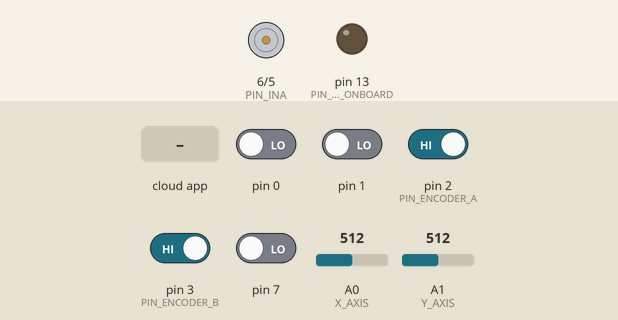
The sketch below on a simulated Arduino Uno, built with avr-gcc and run on an emulated ATmega328P. Parts: motor-driver pin pairs drawn as motors (green arrow = first pin HIGH = forward, orange = second pin HIGH = backward, longer = more drive, scaled by the enable pin), output pins drawn as LEDs (lit = HIGH). The test bench sets the inputs (shaded band); at power-on: pin 2 (PIN_ENCODER_A), pin 3 (PIN_ENCODER_B) HIGH, pin 0, pin 1, pin 7 LOW, A1 (Y_AXIS) = 512, A0 (X_AXIS) = 512. The ROS host is connected and sends only what is stated.

Above: at 1.2 s.
1.3 s: the phone or cloud app sets gripper_cmd to 1
At 2.4 s:
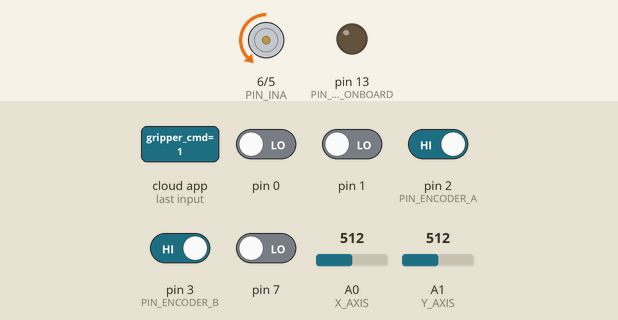
2.8 s: A1 (Y_AXIS) set to 716
At 3.3 s:
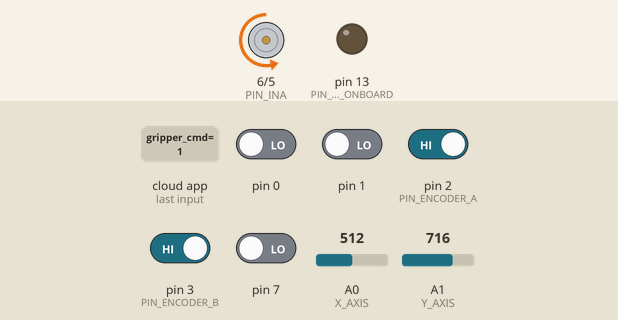
4.4 s: A0 (X_AXIS) set to 138
5.9 s: A0 (X_AXIS) set to 120
At 6.2 s:
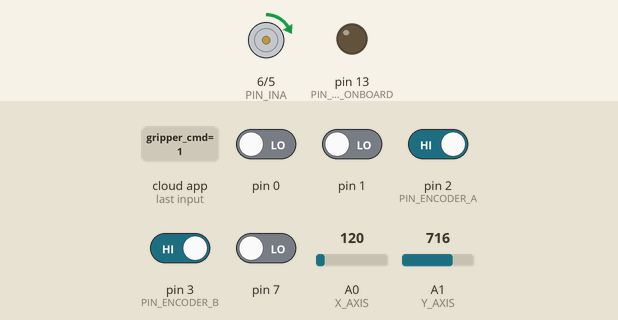
7.4 s: the phone or cloud app sets gripper_cmd to 0
At 7.9 s:
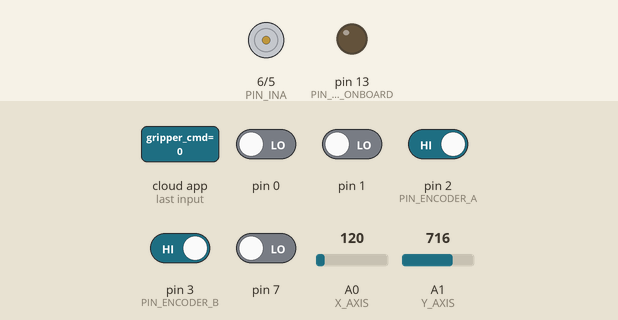
Timing chart, 0 to 9.9 s (numbered marks = the images above; inputs shaded):
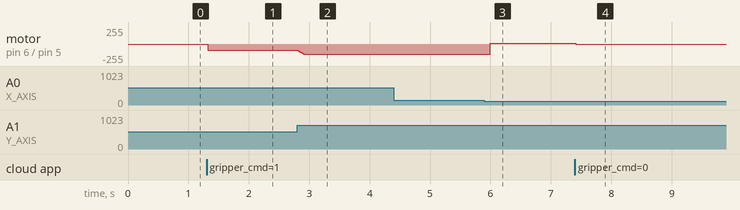

Measured:
- the behaviour switches between 127 and 126 on A0 (X_AXIS) (found by bisection; images 2 and 3)
- after the input at 1.3 s, motor on pin 6 (PIN_INA) / pin 5 (PIN_INB): stopped → backward 90/255 at once
- after the input at 2.8 s, motor on pin 6 (PIN_INA) / pin 5 (PIN_INB): moves from backward 90/255 to backward 150/255 over 0.11 s, starting at once
- after the input at 4.4 s, every drawn part: stays the same
- after the input at 5.9 s, motor on pin 6 (PIN_INA) / pin 5 (PIN_INB): backward 150/255 → forward 10/255 after 0.09 s
- after the input at 7.4 s, motor on pin 6 (PIN_INA) / pin 5 (PIN_INB): forward 10/255 → stopped at once

The sketch:

gripper.ino
```cpp
#include "Simple_Function.h"
#include "Constant_Definition.h"
#include <Arduino.h>
#include <ros.h>
#include <geometry_msgs/Vector3.h>
#include <std_msgs/UInt8.h>
#include <std_msgs/Bool.h>

void gripper_cmd_callback(const std_msgs::UInt8 &cmd);
ros::NodeHandle nh;
geometry_msgs::Vector3 force;
std_msgs::UInt8 cmd;
std_msgs::Bool shutdown;
ros::Publisher force_pub("force_data", &force);
ros::Publisher shut_pub("shutdown", &shutdown);
ros::Subscriber<std_msgs::UInt8> cmd_sub("gripper_cmd", &gripper_cmd_callback);

/*== Timer Variables ==*/
Constant_Timer Timer_Encoder;
Constant_Timer Timer_USB;
Constant_Timer Timer_Control;
Constant_Timer Timer_Speed;

/*== Motor Variables ==*/
volatile signed long slEncoder_Counter = 0;
volatile signed long slEncoder_Counter_last = 0;

volatile float slLoadCell_Volt_Read_x = 0;
volatile float slLoadCell_Volt_Read_y = 0;
volatile float slOutput_test = 0;

// static int iVolt = 0 ;
static int iVolt = SET_VOLT;
static int iReverse = 10;
static char cControlMode = MODE_STOP;
static bool bReverse = true;

/*== Moving average filter setup ==*/
int ma_counter = 0;
int avg_num = 10;
volatile float avg_volt_x[10] = {0};
volatile float avg_volt_y[10] = {0};
volatile float avg_x;
volatile float avg_y;
int i;

void setup()
{
  nh.initNode();
  nh.advertise(force_pub);
  nh.advertise(shut_pub);
  nh.subscribe(cmd_sub);
  Hardware_Setup();
  Software_Setup();
}

void loop()
{
  Control_Task(); // 進行Motor Control
  Encoder_Task(); // 讀取Encoder
  force_pub.publish(&force);
  shut_pub.publish(&shutdown);
  nh.spinOnce();
  delay(10);
}

/*========= Function =========*/
/*==== Setup Function ====*/
void Hardware_Setup(void)
{
  /*== LED Setup Function ==*/
  // config IO direction of LED
  pinMode(PIN_LED_ONBOARD, OUTPUT);

  /*== Motor Setup Function ==*/
  pinMode(PIN_INA, OUTPUT);
  pinMode(PIN_INB, OUTPUT);
  pinMode(PIN_ENABLE, OUTPUT);

  pinMode(PIN_ENCODER_A, INPUT);
  pinMode(PIN_ENCODER_B, INPUT);
  pinMode(X_AXIS, INPUT);
  pinMode(Y_AXIS, INPUT);

  attachInterrupt(digitalPinToInterrupt(PIN_ENCODER_A), Encoder_Task, CHANGE);
  attachInterrupt(digitalPinToInterrupt(PIN_ENCODER_B), Encoder_Task, CHANGE);
}

void Software_Setup(void)
{
  /*== Timer Setup Function ==*/
  Timer_USB.Timer_Task(0);
  Timer_Encoder.Timer_Task(0);
  Timer_Control.Timer_Task(0);
  Timer_Speed.Timer_Task(0);

  /*== Motor Control Setup Function ==*/
  slEncoder_Counter = 0;
  MOTOR_STOP();

  /*== Setup Finished!! ==*/
}

/*== Motor Function ==*/
void Encoder_Task(void)
{
  /*== Encoder Conunter ==*/
  static uint8_t _pin_data = 0x00;
  static uint8_t _pin_data_last = 0x00;
  static uint8_t _pin_temp_1 = 0x00;
  static uint8_t _pin_temp_2 = 0x00;

  _pin_data = DATA_ENCODER;
  _pin_temp_1 = _pin_data ^ _pin_data_last;
  _pin_temp_2 = (_pin_data >> 1) ^ _pin_data_last;

  if (_pin_temp_1 & MASK_ENCODER)
  {
    if (_pin_temp_2 & MASK_ENCODER_PLUS)
      slEncoder_Counter++;
    else
      slEncoder_Counter--;
  }

  _pin_data_last = _pin_data;
}

void Control_Task(void)
{
  static int _n = 0;
  static int _iAbs_duty;
  static int _iCurrentTime = 0; // ms
  static int _iPrevTime = 0;    // ms
  static signed long _slOutput_temp;
  static signed long _slVolt_err;
  static signed long _slDelta_err_v;
  static signed long _slIntegral_err_v;
  static signed long _slPrev_err_v;
  static signed long _slEncoder_Counter_temp;
  static bool _bSign_output = true;
  static float _fTemp1, _fTemp2 = 0.0;

  // Read load cell (LC) value, and add an offset 700 (the direction of LC in assembly is opposite)
  slLoadCell_Volt_Read_x = LOAD_CELL_OFFSET - analogRead(X_AXIS);
  slLoadCell_Volt_Read_y = LOAD_CELL_OFFSET - analogRead(Y_AXIS);
  // Moving average (ma) filter to smooth out the LC value
  avg_x = 0;
  avg_y = 0;
  ma_counter = ma_counter % avg_num;
  avg_volt_x[ma_counter] = slLoadCell_Volt_Read_x;
  avg_volt_y[ma_counter] = slLoadCell_Volt_Read_y;
  for (i = 0; i < avg_num; i++)
  {
    avg_x += avg_volt_x[i] / avg_num;
    avg_y += avg_volt_y[i] / avg_num;
  }
  ma_counter++;
  // ma end. output is "avg_x" and "avg_y"

  force.x = avg_x;
  force.y = avg_y;
  force.z = 0;

  if (cControlMode == MODE_STOP)
  {
    _slOutput_temp = 0;
    if (_slOutput_temp > 0)
      MOTOR_CW(abs(_slOutput_temp));
    else
      MOTOR_CCW(abs(_slOutput_temp));
  }

  else if (cControlMode == MODE_VOLT)
  {
    if (Timer_Control.Timer_Task(TIME_FORCE_CONTROL_MS))
    {
      /*==安全機制==*/
      /*=超過MAX_VOLT觸發MODE_REVERSE=*/
      if (avg_y >= MAX_VOLT || avg_x >= MAX_VOLT)
      {
        cControlMode = MODE_REVERSE;
        shutdown.data = true;
      }

      /*==PID Voltage Control==*/
      /*=達到SET_VOLT(iVolt)夾爪停止轉動=*/
      _slVolt_err = (signed long)iVolt - avg_y;
      _slDelta_err_v = _slVolt_err - _slPrev_err_v;
      _slIntegral_err_v += _slVolt_err;

      _slOutput_temp = ((_slVolt_err * FORCE_CONTROL_P +
                         _slIntegral_err_v * FORCE_CONTROL_I +
                         _slDelta_err_v * FORCE_CONTROL_D) >>
                        9);
      _slPrev_err_v = _slVolt_err;
      slOutput_test = _slOutput_temp;

      if (_slOutput_temp >= 0)
        _bSign_output = true;
      else
        _bSign_output = false;

      _slOutput_temp = abs(_slOutput_temp);

      if (_slOutput_temp > MAX_DUTY)
      {
        _slOutput_temp = MAX_DUTY;
      }

      if (_bSign_output)
      {
        MOTOR_CW(_slOutput_temp);
      }
      else
      {
        MOTOR_CCW(_slOutput_temp);
      }
    }
  }
  else if (cControlMode == MODE_REVERSE)
  {
    if (Timer_Speed.Timer_Task(TIME_SPEED_CONTROL_MS))
    {
      _slOutput_temp = iReverse;
      MOTOR_CCW(_slOutput_temp);
    }
    if (bReverse)
    {
      bReverse = false;
      _slEncoder_Counter_temp = slEncoder_Counter;
    }
    if (abs(slEncoder_Counter - _slEncoder_Counter_temp) > 25)
      cControlMode = MODE_STOP;
  }
}

void gripper_cmd_callback(const std_msgs::UInt8 &cmd)
{
  switch (cmd.data)
  {
  case MODE_STOP:
    cControlMode = MODE_STOP;
    break;
  case MODE_VOLT:
    cControlMode = MODE_VOLT;
    shutdown.data = false;
    break;
  case MODE_REVERSE:
    cControlMode = MODE_REVERSE;
    bReverse = true;
    break;
  }
}
```

Constant_Definition.h
```cpp
#ifndef CONSTANT_DEFINITION_H
#define CONSTANT_DEFINITION_H

#include <Arduino.h>

/*======== Hardware Definition ========*/
/*==== Pin Definition ====*/
/*== USB Baud Rate ==*/
#define BAUDRATE_USB 115200

/*== LED Control ==*/
#define PIN_LED_ONBOARD 13

/*== Motor ==*/
/*= Encoder =*/
#define PIN_ENCODER_A 2 // PD2
#define PIN_ENCODER_B 3 // PD3

#define MASK_ENCODER 0x0C      // 00001100
#define MASK_ENCODER_PLUS 0x04 // 00000100

#define DATA_ENCODER PIND

/*= Driver L298 =*/
#define PIN_INA 6
#define PIN_INB 5
#define PIN_ENABLE 4

/*== Hardware Setup Time ==*/
#define TIME_SETUP_DELAY_MS 500

/*======== Software Definition ========*/
/*==== USB Constant ====*/
#define TIME_USB_MS 5000

/*==== USB Plot Constant ====*/
#define TIME_USB_MS_PLOT 10

/*==== LED Constant ====*/
#define TIME_LED_FLASH_MS 25

#define LED_ONBOARD_ON() digitalWrite(PIN_LED_ONBOARD, HIGH)
#define LED_ONBOARD_OFF() digitalWrite(PIN_LED_ONBOARD, LOW)

/*==== Motor Constant ====*/
#define TIME_ENCODER_MS 1
#define TIME_CONTROL_MS 1
#define TIME_SPEED_CONTROL_MS 10
#define TIME_FORCE_CONTROL_MS 10

#define MODE_STOP 0
#define MODE_VOLT 1
#define MODE_REVERSE 2

#define MOTOR_CW(_PWM) analogWrite(PIN_INA, 0), analogWrite(PIN_INB, _PWM), digitalWrite(PIN_ENABLE, HIGH)
#define MOTOR_CCW(_PWM) analogWrite(PIN_INA, _PWM), analogWrite(PIN_INB, 0), digitalWrite(PIN_ENABLE, HIGH)
#define MOTOR_STOP() analogWrite(PIN_INA, 0), analogWrite(PIN_INB, 0), digitalWrite(PIN_ENABLE, LOW)
#define MAX_DUTY 255

#define DEAD_ZONE 5

#define MOTOR_ENCODER_PPR 32000 // 16(gear ratio)*500(encoder ppr)*4

#define FORCE_CONTROL_P 150
#define FORCE_CONTROL_I 0
#define FORCE_CONTROL_D 0

#define AMPLITUDE_DEFAULT 16000
#define PERIOD_DEFAULT_MS 2000.0

#define SET_VOLT 497 // 500g -> 498
#define MAX_VOLT 573 // 835g
#define LOAD_CELL_OFFSET 700

#define X_AXIS A0
#define Y_AXIS A1

#endif
```

Simple_Function.cpp
```cpp
#include "Simple_Function.h"

boolean Constant_Timer::Timer_Task(unsigned long _time_zone){
	if((millis() - _last_time) >= _time_zone ){
		_last_time = millis() ;
		return true ;
	}
	return false ;
}
```

Simple_Function.h
```cpp
#ifndef SIMPLE_FUNCTION_H
#define SIMPLE_FUNCTION_H

#include <Arduino.h>

class Constant_Timer{
	public:
		boolean Timer_Task(unsigned long _time_zone ) ;
	private:
		unsigned long _last_time ;
};

#endif
```
